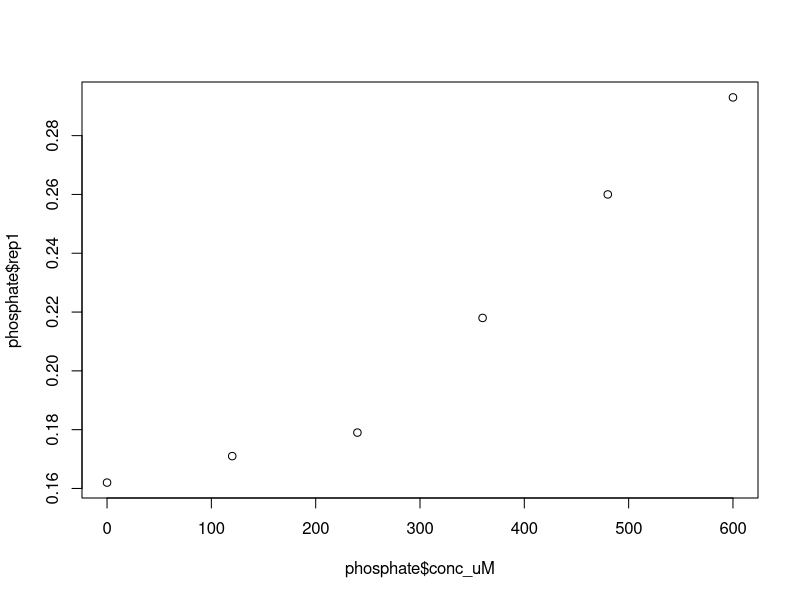
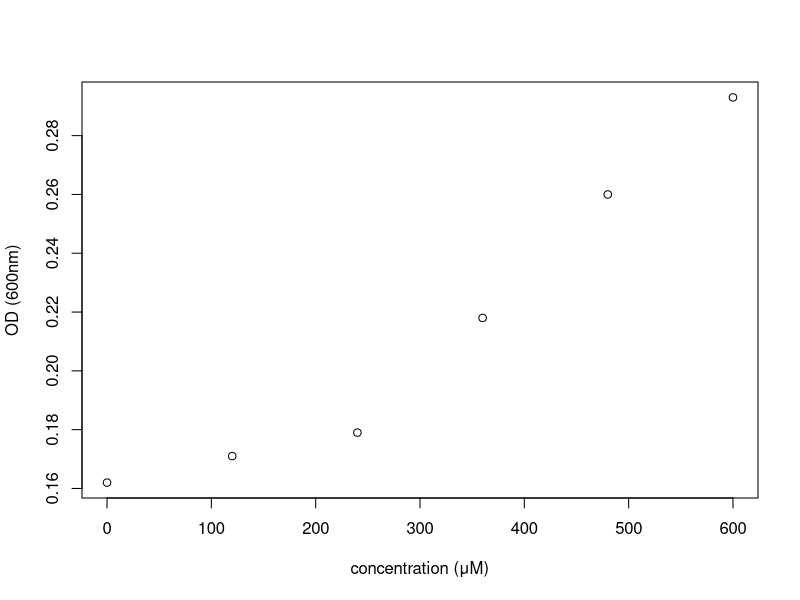
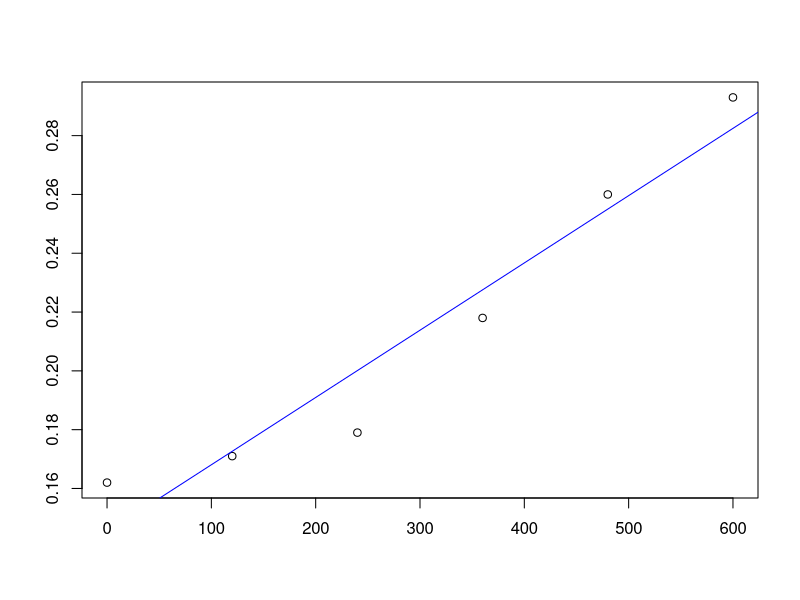
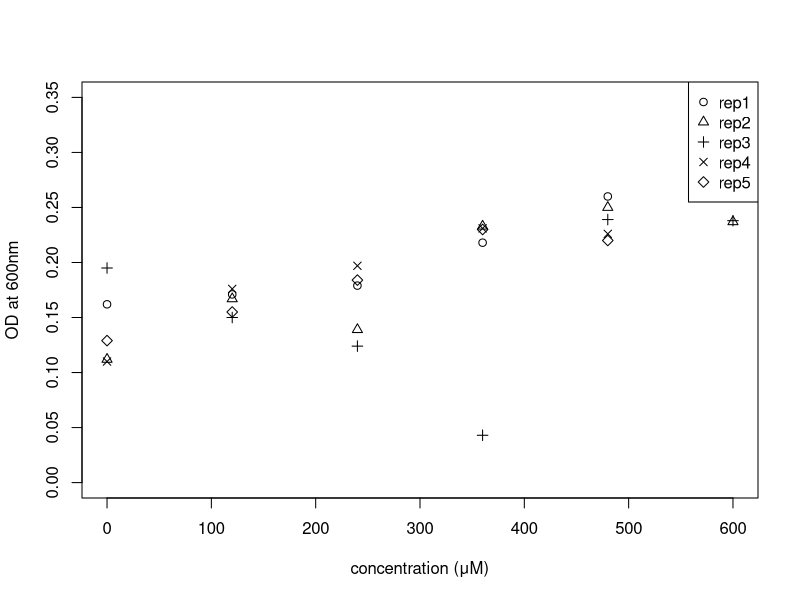
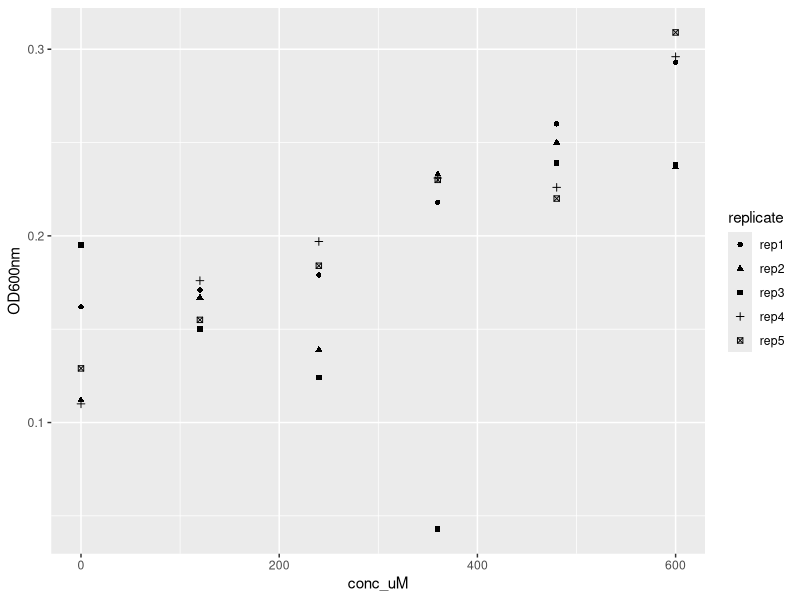
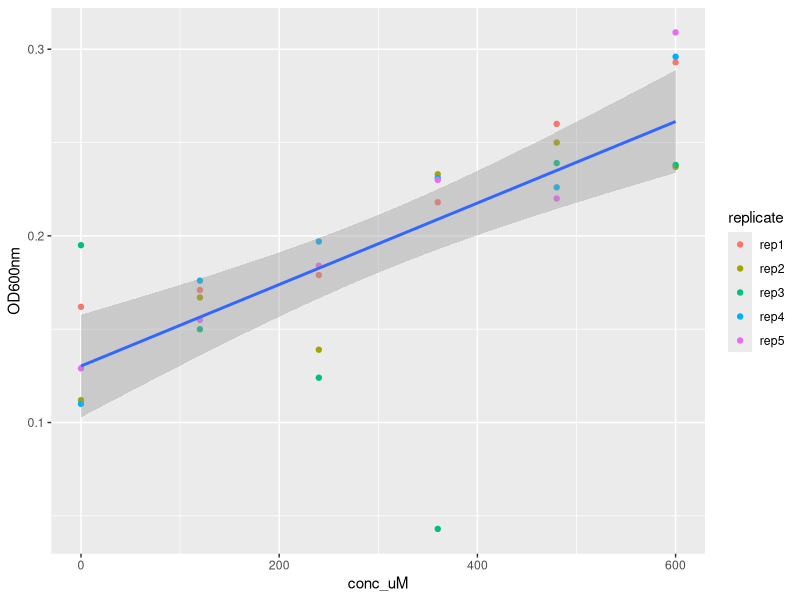
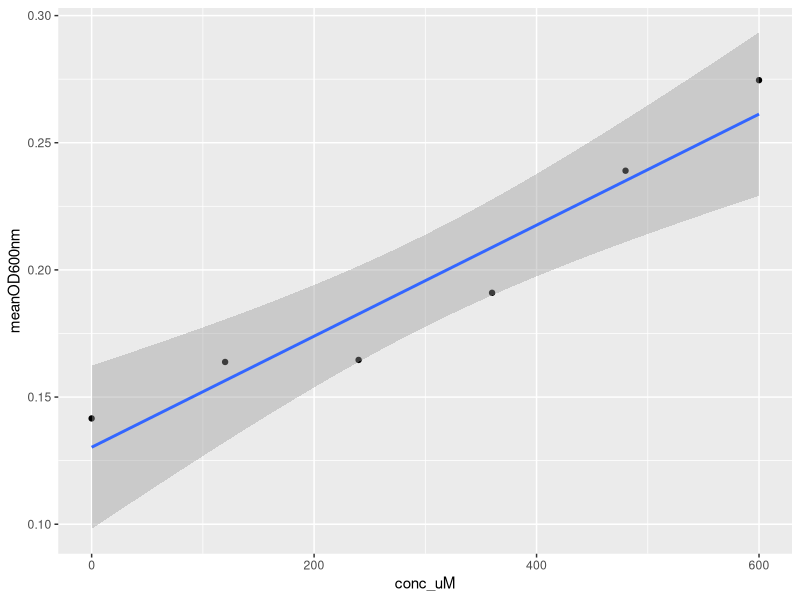

Write the R code that produced these figures, in order.
## ---- chunk 1
knitr::opts_chunk$set(echo = TRUE)
## ---- chunk 2
library(tidyverse)
## ---- chunk 3
phosphate <- read_tsv("phosphate_assay.tsv")
phosphate
## ---- chunk 4
plot(x = phosphate$conc_uM, y = phosphate$rep1)
## ---- chunk 5
plot(x = phosphate$conc_uM, y = phosphate$rep1, xlab = "concentration (μM)", ylab = "OD (600nm)")
## ---- chunk 6
model1 <- lm(rep1 ~ conc_uM, data=phosphate)
model1
## ---- chunk 7
plot(x = phosphate$conc_uM, y = phosphate$rep1, xlab = "", ylab = "")
abline(model1, col="blue")
## ---- chunk 8
names(phosphate)
## ---- chunk 9
repcols <- names(phosphate)[3:7]
repcols
## ---- chunk 10
plot(phosphate$conc_uM, phosphate$rep1, pch = 1, ylim = c(0, 0.35), xlab = "", ylab = "")
points(phosphate$conc_uM, phosphate$rep2, pch = 2, xlab = "", ylab = "")
points(phosphate$conc_uM, phosphate$rep3, pch = 3, xlab = "", ylab = "")
points(phosphate$conc_uM, phosphate$rep4, pch = 4, xlab = "", ylab = "")
points(phosphate$conc_uM, phosphate$rep5, pch = 5, xlab = "", ylab = "")
title(xlab = "concentration (μM)", ylab = "OD at 600nm")
legend("topright", legend = repcols, pch = 1:5)
## ---- chunk 11
phosphate_long <- pivot_longer(phosphate, rep1:rep5, names_to = "replicate", values_to = "OD600nm")
phosphate_long
## ---- chunk 12
ggplot(phosphate_long, aes(x=conc_uM, y=OD600nm, shape=replicate)) + geom_point()
## ---- chunk 13
ggplot(phosphate_long, aes(x=conc_uM, y=OD600nm)) + 
  geom_point(aes(colour=replicate)) + 
  stat_smooth(method=lm)

## ---- chunk 14
phosphate_long %>% 
  group_by(sample, conc_uM) %>% 
  summarise(meanOD600nm = mean(OD600nm)) %>% 
  ggplot(aes(x=conc_uM, y=meanOD600nm)) + geom_point() + stat_smooth(method=lm)
## ---- chunk 15
citation()
## ---- chunk 16
citation("tidyverse")
## ---- chunk 17
sessionInfo()
